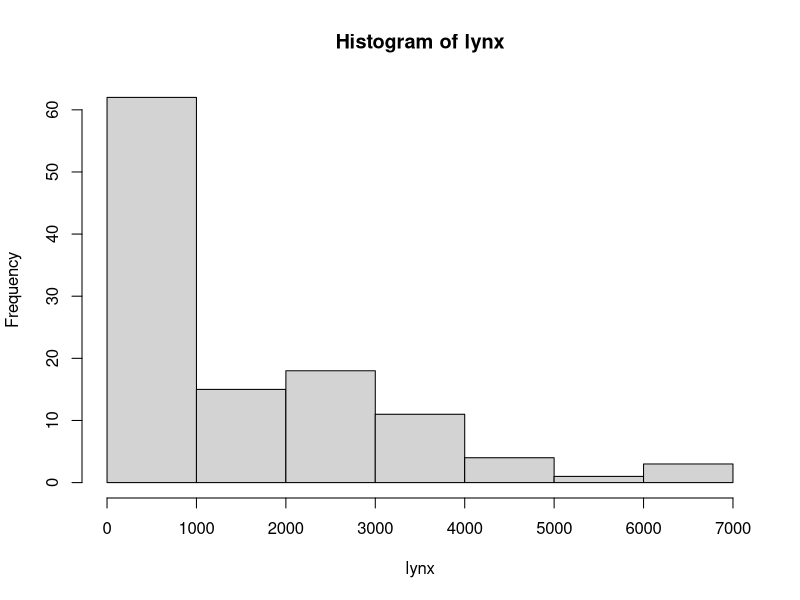
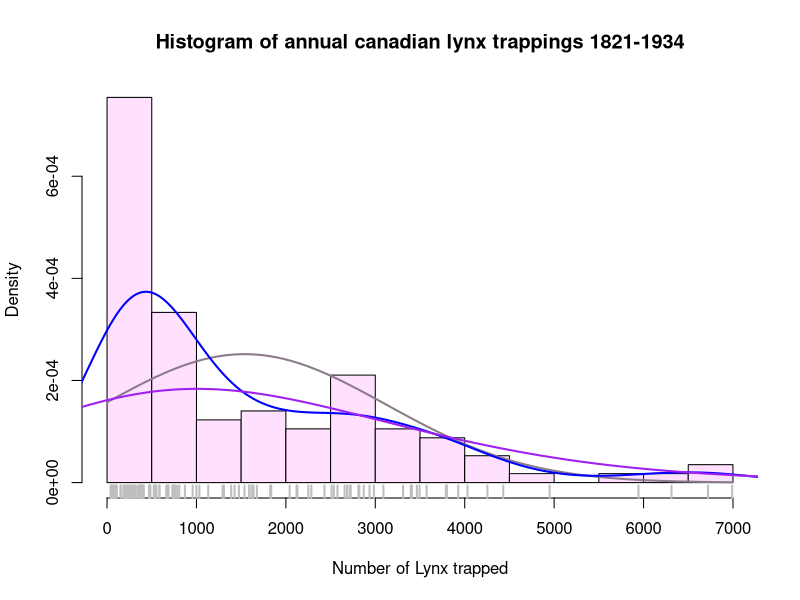

Write the R code that produced these figures, in order.
library(datasets)

head(lynx)

hist(lynx)

hist(lynx,
     breaks = 14,
     freq = FALSE,
     col = "thistle1",
     xlab = "Number of Lynx trapped",
     main = "Histogram of annual canadian lynx trappings 1821-1934")

curve(dnorm(x, mean = mean(lynx), sd = sd(lynx)),
      lwd = 2,
      col = "thistle4",
      add = TRUE)

lines(density(lynx), col = "blue", lwd = 2)
lines(density(lynx, adjust = 3), col = "purple", lwd = 2)

rug(lynx, lwd = 2, col = "grey")

detach("package:datasets", unload = TRUE)
dev.off()